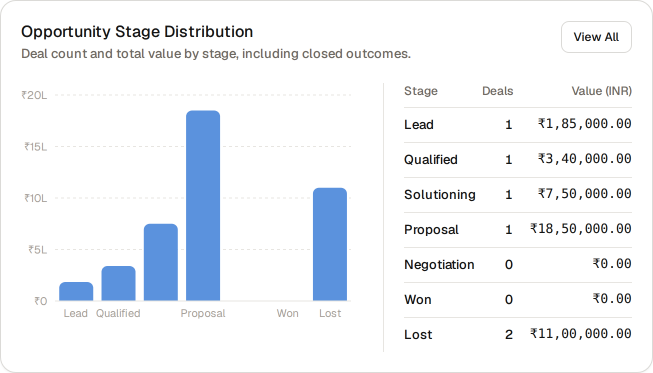
#> input picture docs/design-mapping/screenshots/opportunity-stage-distribution/stage-distribution-card-desktop-1440x900.png, 1306 x 746 px (shown at 1/2 size)
$ python generate_stage_distribution_contact_sheet.py
#> lines starting #> are read from the running program, lines starting #| are printed output that depends on the picture
#!/usr/bin/env python3
"""
Generate ForgeFlow × Sakani Opportunity Stage Distribution Conformance Contact Sheet
"""

import os
import json
from PIL import Image, ImageDraw, ImageFont

BASE_DIR = os.path.dirname(os.path.dirname(os.path.abspath(__file__)))
SCREENSHOTS_DIR = os.path.join(BASE_DIR, "docs/design-mapping/screenshots/opportunity-stage-distribution")
OUTPUT_PATH = os.path.join(SCREENSHOTS_DIR, "contact-sheet.png")

def get_font(size, bold=False):
    font_paths = [
        "/usr/share/fonts/truetype/dejavu/DejaVuSans-Bold.ttf" if bold else "/usr/share/fonts/truetype/dejavu/DejaVuSans.ttf",
        "/usr/share/fonts/truetype/liberation/LiberationSans-Bold.ttf" if bold else "/usr/share/fonts/truetype/liberation/LiberationSans-Regular.ttf",
    ]
    for p in font_paths:
        if os.path.exists(p):
            return ImageFont.truetype(p, size)
    return ImageFont.load_default()

def create_contact_sheet():
    os.makedirs(SCREENSHOTS_DIR, exist_ok=True)

    # 1. Load images
    card_desktop = Image.open(os.path.join(SCREENSHOTS_DIR, "stage-distribution-card-desktop-1440x900.png"))
#> card_desktop is the input picture: PIL image 1306x746 RGB; mean R, G, B 239.5, 242.7, 247.1
    card_dark = Image.open(os.path.join(SCREENSHOTS_DIR, "stage-distribution-card-dark-desktop-1440x900.png"))
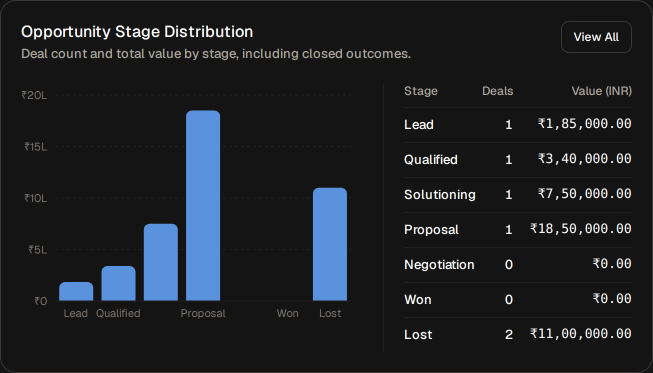
#> input picture docs/design-mapping/screenshots/opportunity-stage-distribution/stage-distribution-card-dark-desktop-1440x900.png, 1306 x 746 px (shown at 1/2 size)
#> card_dark is the input picture: PIL image 1306x746 RGB; mean R, G, B 29.9, 33.2, 37.6
    card_tablet = Image.open(os.path.join(SCREENSHOTS_DIR, "stage-distribution-card-tablet-1024x768.png"))
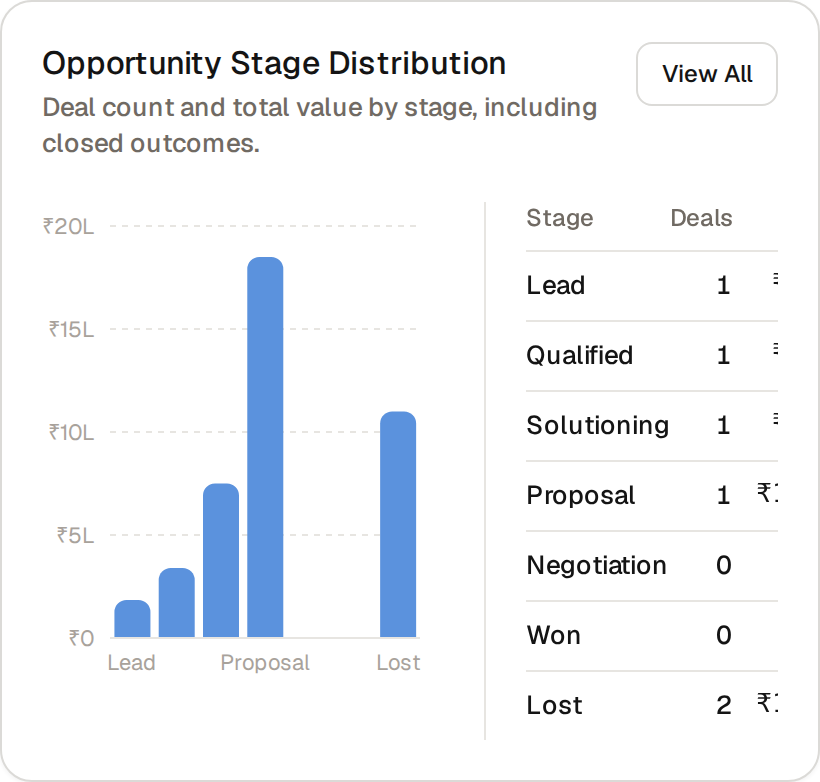
#> input picture docs/design-mapping/screenshots/opportunity-stage-distribution/stage-distribution-card-tablet-1024x768.png, 820 x 782 px
#> card_tablet is the input picture: PIL image 820x782 RGB; mean R, G, B 241.4, 243.9, 247.4
    card_mobile = Image.open(os.path.join(SCREENSHOTS_DIR, "stage-distribution-card-mobile-390x844.png"))
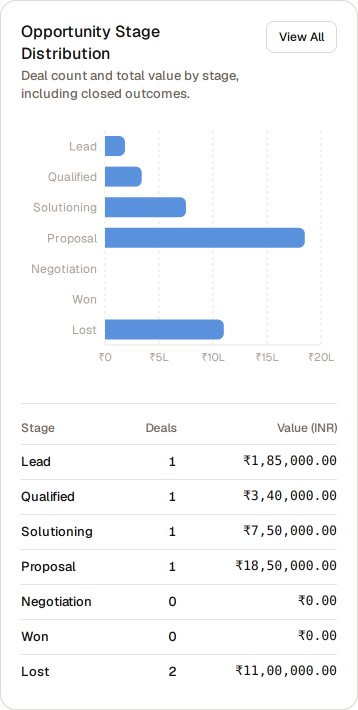
#> input picture docs/design-mapping/screenshots/opportunity-stage-distribution/stage-distribution-card-mobile-390x844.png, 716 x 1420 px (shown at 1/2 size)
#> card_mobile is the input picture: PIL image 716x1420 RGB; mean R, G, B 243.5, 245.4, 247.9

    # Load verification data
    json_path = os.path.join(SCREENSHOTS_DIR, "stage-distribution-verification.json")
#> (the run stopped early here; a loop or call above may not have finished)
